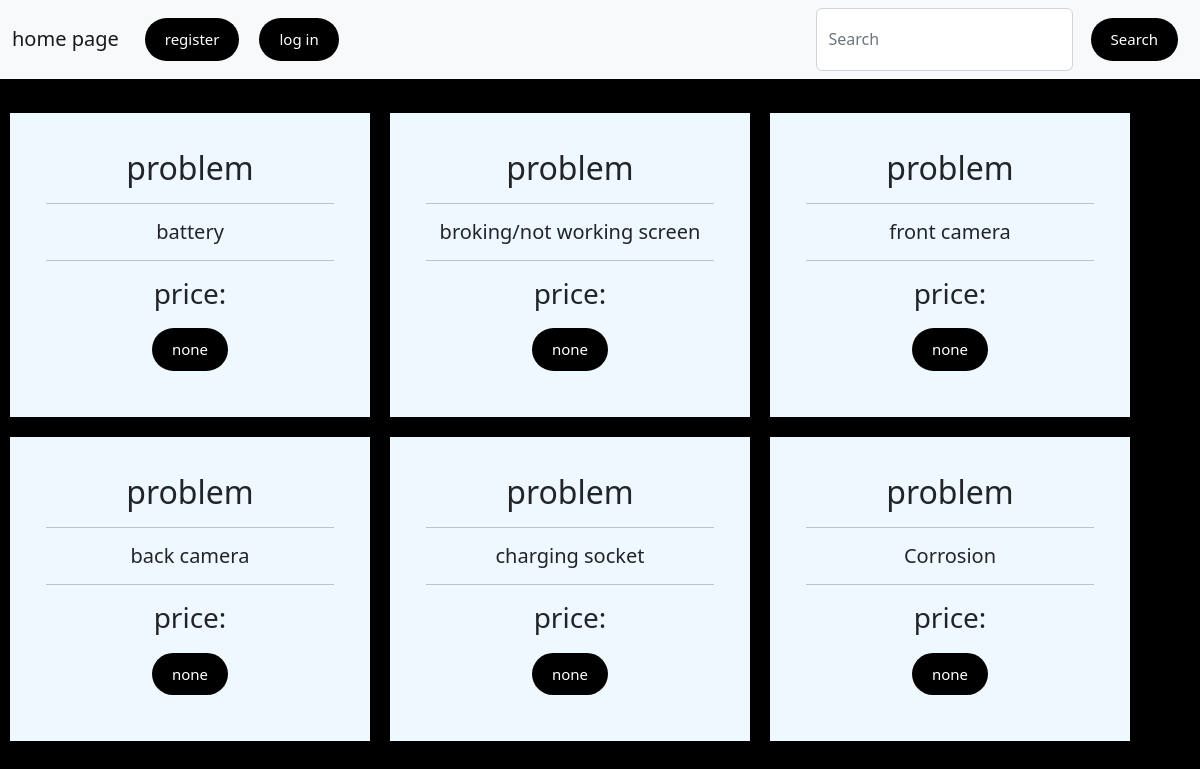
The page /lab/lab/2/hitch on the database its author committed.
### instruments/models.py (models this page shows, shortened)
class Malfunction_type(models.Model):
   Malfunction = models.CharField(max_length=100)

### instruments/views.py (the view)
# urls.py: path('lab/<br>/hitch', views.useraction, name="data"),
def useraction(request,br):
    hitch = Malfunction_type.objects.all()
    context = {
        'hitches' : hitch,
        'type' : br
    }
    return  render(request,'malfu.html',context)

### instruments/templates/malfu.html (shortened to what this page needs)
{% extends "base.html" %}
{% load static %}
{% block content %}
    {%for hitch in hitches %}
    <div class="Board">
        <h2>problem</h2>
        <hr></hr>
        <h5>{{hitch.Malfunction }}</h5>
        <hr></hr>
        <h3>price:</h3>
        <a class="mybutton" role="button" href="/lab/lab/{{ type }}/{{ hitch.id }}/{{user.id}}"> none </a>
    </div>
    {% endfor %}
    {% endblock%}

### templates/base.html (style rules this page uses)
.mybutton { display: inline-block; background: #000; color: #fff; border: none; padding: 10px 20px; margin: 10px; border-radius: 30px; cursor: pointer; text-decoration: none; font-size: 15px; font-family: inherit; }

### instruments/templates/malfu.html (style rules this page uses)
.Board { width: 30%; float:left; padding: 3%; text-align: center; background-color: aliceblue; margin: 10px; }

### rows shown on the page
Malfunction_type: Malfunction "battery"
Malfunction_type: Malfunction "broking/not working screen"
Malfunction_type: Malfunction "front camera"
Malfunction_type: Malfunction "back camera"
Malfunction_type: Malfunction "charging socket"
Malfunction_type: Malfunction "Corrosion"
